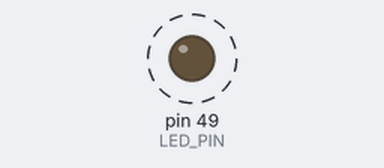
The sketch below on a simulated Arduino Mega 2560, built with avr-gcc and run on an emulated ATmega2560. Shown: output pins drawn as LEDs (lit = HIGH). Dashed ring = blinking.

Above: at 0.1 s.
Timing chart, 0 to 3.0 s (numbered marks = the images above):
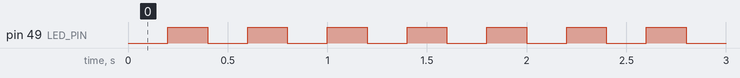

The sketch:

led1_test.ino
```cpp
#define LED_PIN 49

void setup() {
  pinMode(LED_PIN, OUTPUT);
}
void loop(){
  delay(200);
  digitalWrite(LED_PIN, HIGH); //点灯
  delay(200);
  digitalWrite(LED_PIN, LOW); //消灯
}
```

Measured:
- by itself, pin 49 (LED_PIN): alternates HIGH for 0.20 s and LOW for 0.20 s
